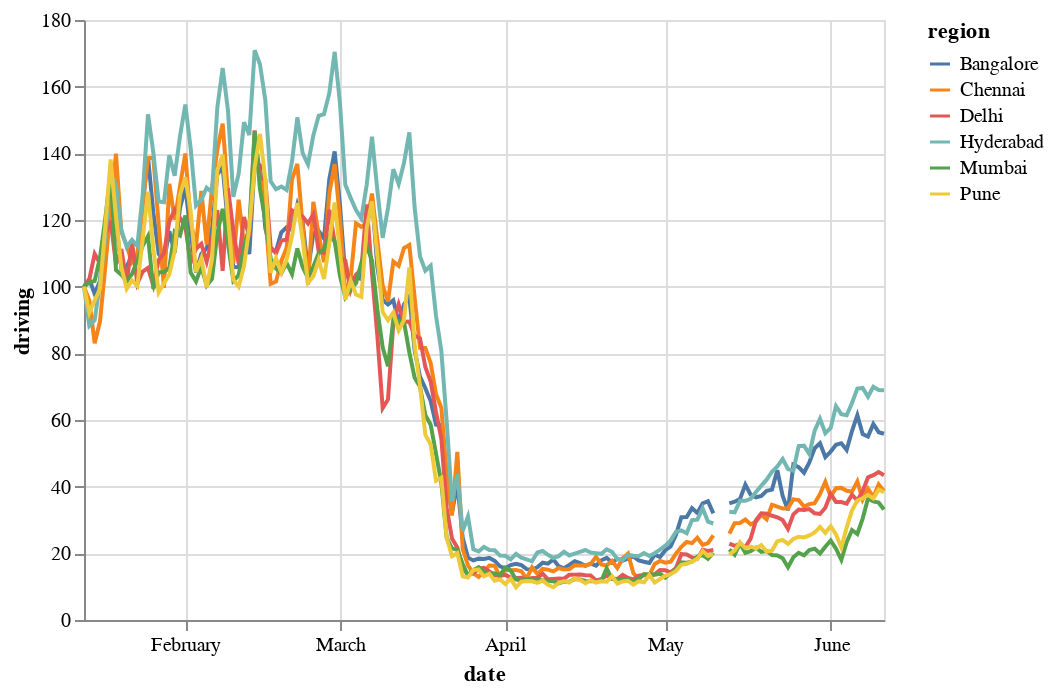

Notebook source saved alongside this figure:
### Code cell
alt.Chart(plot_data).mark_line().encode(x="date:T", y="driving", color="region")

### Figure 1 — Vega-Lite specification as saved in the notebook (floating-point values rounded to 4 significant figures; data arrays with more than 128 entries replaced by an {"elided": "..."} marker saying what was removed)
{"config": {"view": {"continuousWidth": 400, "continuousHeight": 300}}, "data": {"name": "data-c448517fef918b17f407acde4240f974"}, "mark": "line", "encoding": {"color": {"type": "nominal", "field": "region"}, "x": {"type": "temporal", "field": "date"}, "y": {"type": "quantitative", "field": "driving"}}, "$schema": "https://vega.github.io/schema/vega-lite/v4.8.1.json", "datasets": {"data-c448517fef918b17f407acde4240f974": {"elided": "906 records"}}}
